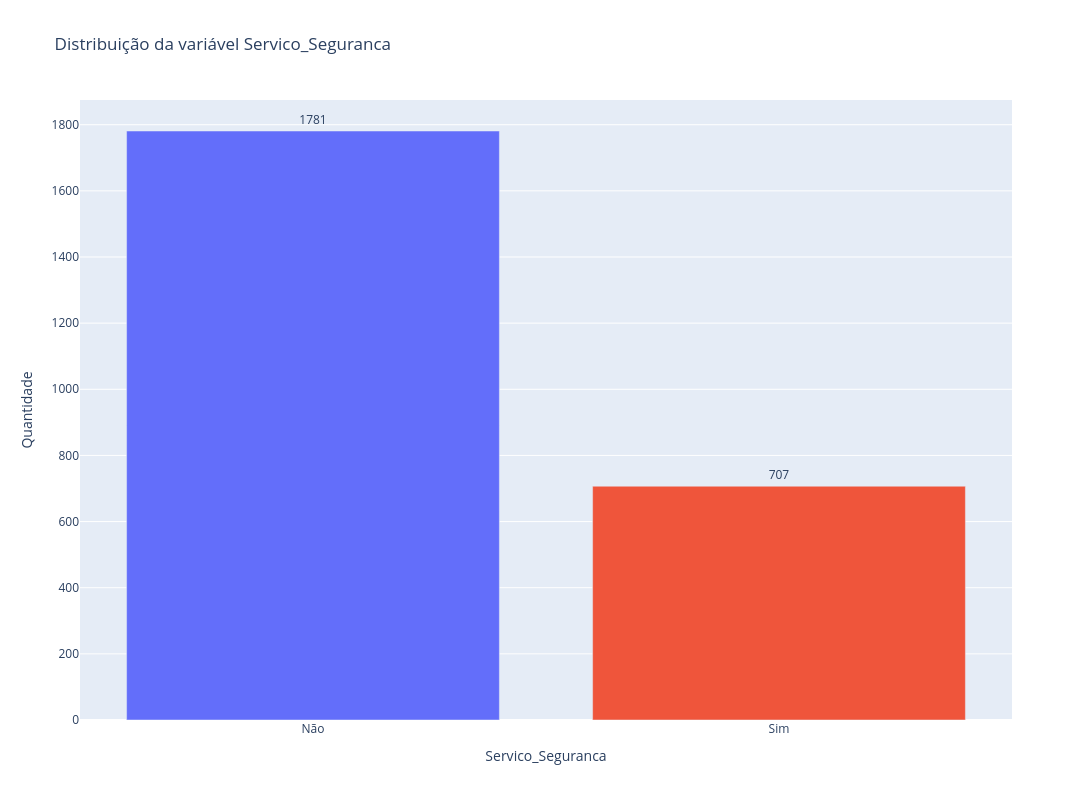
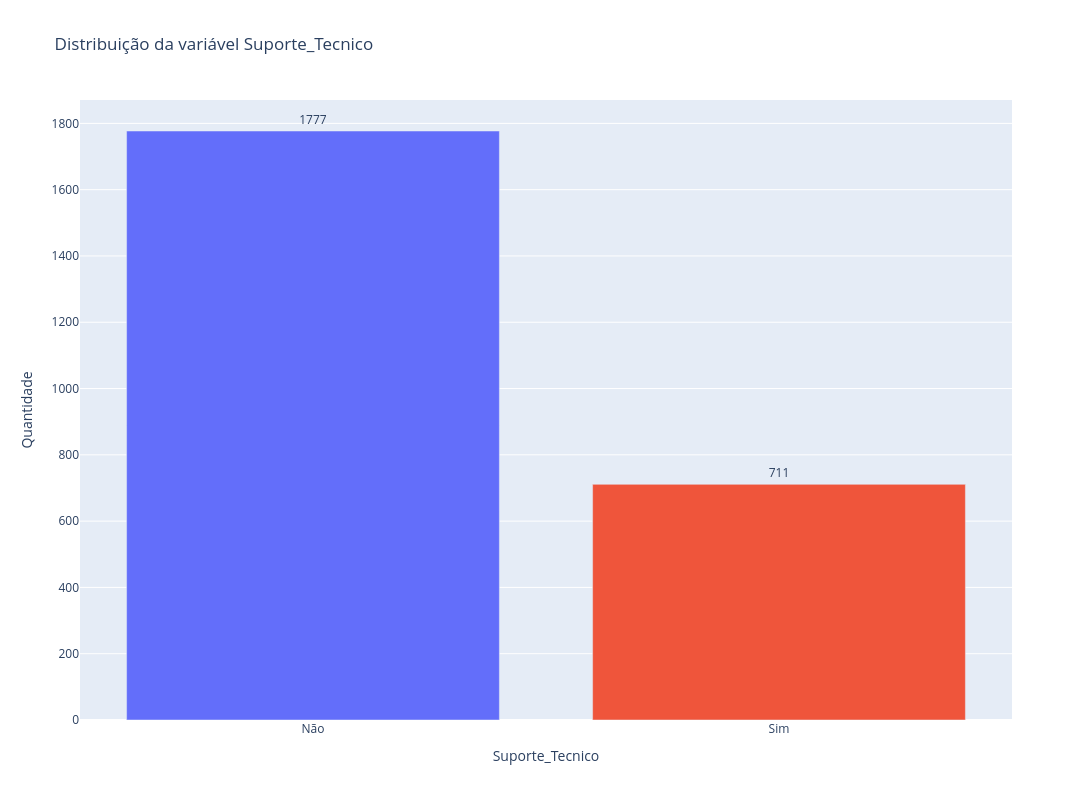
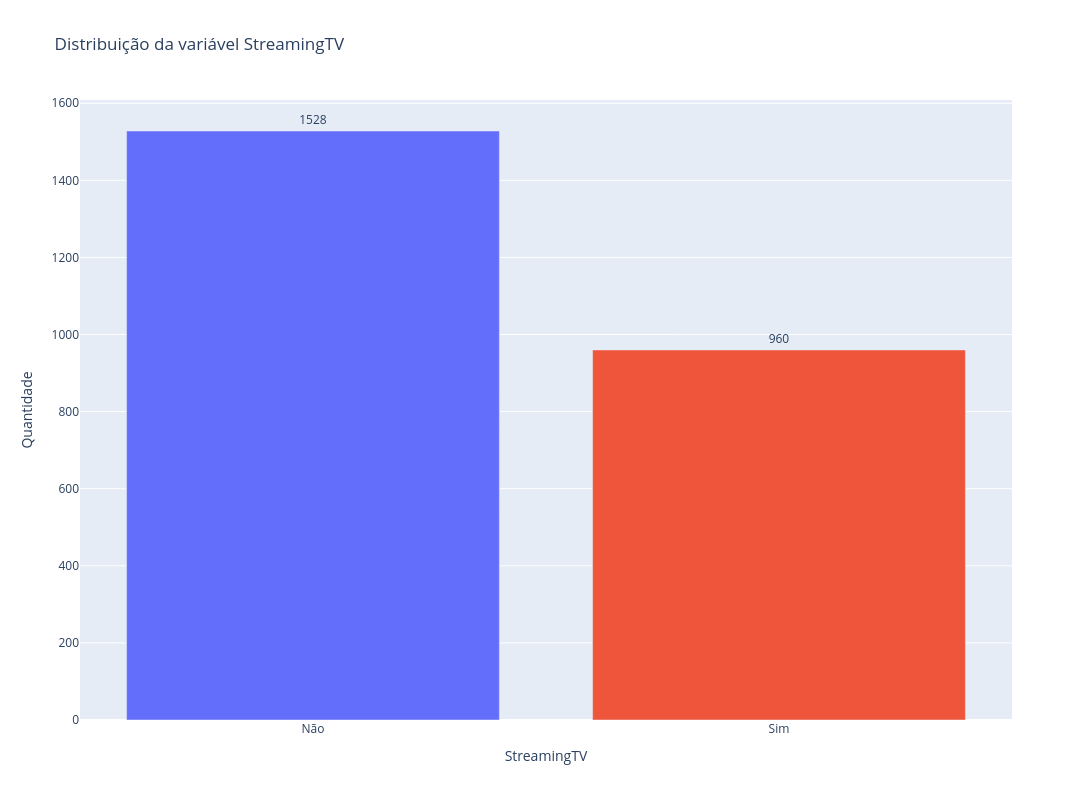
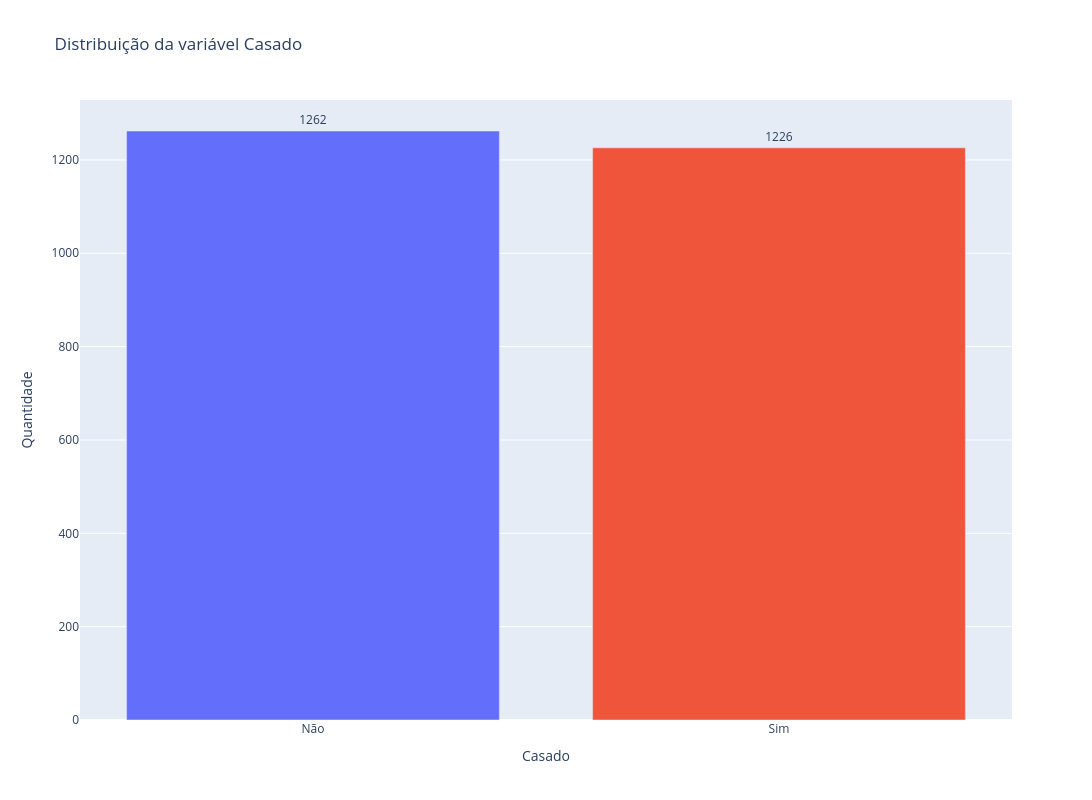

The cell these charts' notebook holds for them, in order:
### Code cell
colunas_boolean = [
    "Servico_Seguranca",
    "Suporte_Tecnico",
    "StreamingTV",
    "Casado",
    "Dependentes",
    "Churn"
]

for coluna in colunas_boolean:
    contagem_valores = (
        df[coluna]
        .value_counts()
        .reindex([0,1],fill_value=0)
        .rename_axis('Valor')
        .reset_index(name='Quantidade')
    )

    contagem_valores['Categoria'] = contagem_valores['Valor'].map({
        0:'Não',
        1:'Sim'
    })

    fig = px.bar(
        contagem_valores,
        x='Categoria',
        y='Quantidade',
        text='Quantidade',
        color='Categoria',
        title=f"Distribuição da variável {coluna}",
        labels={
            'Categoria': coluna,
            'Quantidade': 'Quantidade'
        },
        category_orders={
            'Categoria':['Não','Sim']
        }
    )    

    fig.update_traces(textposition='outside')
    fig.update_layout(showlegend=False, autosize=False, width=1200, height=800)


    pd.set_option('display.width', 1000)
    print(f"\n{coluna}")
    print(contagem_valores.to_string(index=False))
    fig.show()

### Figure 1 — Plotly figure (JSON) as saved in the notebook; plotly's stock layout.template omitted (floating-point values rounded to 4 significant figures)
{"data": [{"hovertemplate": "Servico_Seguranca=%{x}<br>Quantidade=%{text}<extra></extra>", "legendgroup": "Não", "marker": {"color": "#636efa", "pattern": {"shape": ""}}, "name": "Não", "orientation": "v", "showlegend": true, "text": [1781.0], "textposition": "outside", "type": "bar", "x": ["Não"], "xaxis": "x", "y": [1781], "yaxis": "y"}, {"hovertemplate": "Servico_Seguranca=%{x}<br>Quantidade=%{text}<extra></extra>", "legendgroup": "Sim", "marker": {"color": "#EF553B", "pattern": {"shape": ""}}, "name": "Sim", "orientation": "v", "showlegend": true, "text": [707.0], "textposition": "outside", "type": "bar", "x": ["Sim"], "xaxis": "x", "y": [707], "yaxis": "y"}], "layout": {"autosize": false, "barmode": "relative", "height": 800, "legend": {"title": {"text": "Servico_Seguranca"}, "tracegroupgap": 0}, "showlegend": false, "title": {"text": "Distribuição da variável Servico_Seguranca"}, "width": 1200, "xaxis": {"anchor": "y", "categoryarray": ["Não", "Sim"], "categoryorder": "array", "domain": [0, 1], "title": {"text": "Servico_Seguranca"}}, "yaxis": {"anchor": "x", "domain": [0, 1], "title": {"text": "Quantidade"}}}}

### Figure 2 — Plotly figure (JSON) as saved in the notebook; plotly's stock layout.template omitted (floating-point values rounded to 4 significant figures)
{"data": [{"hovertemplate": "Suporte_Tecnico=%{x}<br>Quantidade=%{text}<extra></extra>", "legendgroup": "Não", "marker": {"color": "#636efa", "pattern": {"shape": ""}}, "name": "Não", "orientation": "v", "showlegend": true, "text": [1777.0], "textposition": "outside", "type": "bar", "x": ["Não"], "xaxis": "x", "y": [1777], "yaxis": "y"}, {"hovertemplate": "Suporte_Tecnico=%{x}<br>Quantidade=%{text}<extra></extra>", "legendgroup": "Sim", "marker": {"color": "#EF553B", "pattern": {"shape": ""}}, "name": "Sim", "orientation": "v", "showlegend": true, "text": [711.0], "textposition": "outside", "type": "bar", "x": ["Sim"], "xaxis": "x", "y": [711], "yaxis": "y"}], "layout": {"autosize": false, "barmode": "relative", "height": 800, "legend": {"title": {"text": "Suporte_Tecnico"}, "tracegroupgap": 0}, "showlegend": false, "title": {"text": "Distribuição da variável Suporte_Tecnico"}, "width": 1200, "xaxis": {"anchor": "y", "categoryarray": ["Não", "Sim"], "categoryorder": "array", "domain": [0, 1], "title": {"text": "Suporte_Tecnico"}}, "yaxis": {"anchor": "x", "domain": [0, 1], "title": {"text": "Quantidade"}}}}

### Figure 3 — Plotly figure (JSON) as saved in the notebook; plotly's stock layout.template omitted (floating-point values rounded to 4 significant figures)
{"data": [{"hovertemplate": "StreamingTV=%{x}<br>Quantidade=%{text}<extra></extra>", "legendgroup": "Não", "marker": {"color": "#636efa", "pattern": {"shape": ""}}, "name": "Não", "orientation": "v", "showlegend": true, "text": [1528.0], "textposition": "outside", "type": "bar", "x": ["Não"], "xaxis": "x", "y": [1528], "yaxis": "y"}, {"hovertemplate": "StreamingTV=%{x}<br>Quantidade=%{text}<extra></extra>", "legendgroup": "Sim", "marker": {"color": "#EF553B", "pattern": {"shape": ""}}, "name": "Sim", "orientation": "v", "showlegend": true, "text": [960.0], "textposition": "outside", "type": "bar", "x": ["Sim"], "xaxis": "x", "y": [960], "yaxis": "y"}], "layout": {"autosize": false, "barmode": "relative", "height": 800, "legend": {"title": {"text": "StreamingTV"}, "tracegroupgap": 0}, "showlegend": false, "title": {"text": "Distribuição da variável StreamingTV"}, "width": 1200, "xaxis": {"anchor": "y", "categoryarray": ["Não", "Sim"], "categoryorder": "array", "domain": [0, 1], "title": {"text": "StreamingTV"}}, "yaxis": {"anchor": "x", "domain": [0, 1], "title": {"text": "Quantidade"}}}}

### Figure 4 — Plotly figure (JSON) as saved in the notebook; plotly's stock layout.template omitted (floating-point values rounded to 4 significant figures)
{"data": [{"hovertemplate": "Casado=%{x}<br>Quantidade=%{text}<extra></extra>", "legendgroup": "Não", "marker": {"color": "#636efa", "pattern": {"shape": ""}}, "name": "Não", "orientation": "v", "showlegend": true, "text": [1262.0], "textposition": "outside", "type": "bar", "x": ["Não"], "xaxis": "x", "y": [1262], "yaxis": "y"}, {"hovertemplate": "Casado=%{x}<br>Quantidade=%{text}<extra></extra>", "legendgroup": "Sim", "marker": {"color": "#EF553B", "pattern": {"shape": ""}}, "name": "Sim", "orientation": "v", "showlegend": true, "text": [1226.0], "textposition": "outside", "type": "bar", "x": ["Sim"], "xaxis": "x", "y": [1226], "yaxis": "y"}], "layout": {"autosize": false, "barmode": "relative", "height": 800, "legend": {"title": {"text": "Casado"}, "tracegroupgap": 0}, "showlegend": false, "title": {"text": "Distribuição da variável Casado"}, "width": 1200, "xaxis": {"anchor": "y", "categoryarray": ["Não", "Sim"], "categoryorder": "array", "domain": [0, 1], "title": {"text": "Casado"}}, "yaxis": {"anchor": "x", "domain": [0, 1], "title": {"text": "Quantidade"}}}}
